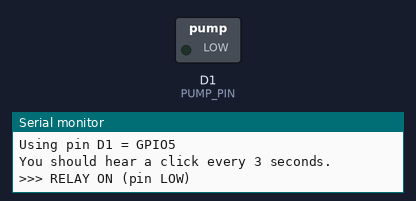
A sketch run on a simulated ESP8266 (NodeMCU). On the bench: switched loads named in the sketch (green lamp = pin HIGH), the last lines printed to the serial monitor.

Above: at 2.5 s.
At 5.5 s:
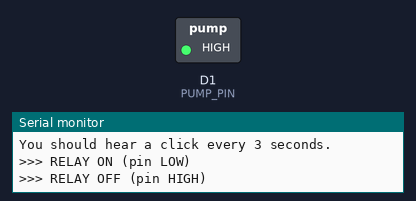
Timing chart, 0 to 8.8 s (numbered marks = the images above):
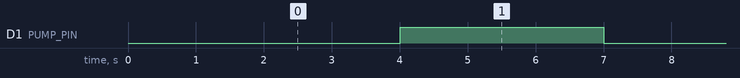

The sketch:

relay_test.ino
```cpp
/*
 * Simple Relay Test - Upload this to verify your relay wiring
 * Should click ON/OFF every 3 seconds
 */

#define PUMP_PIN D1  // GPIO5

void setup() {
  Serial.begin(115200);
  delay(1000);

  pinMode(PUMP_PIN, OUTPUT);
  digitalWrite(PUMP_PIN, HIGH);  // Start OFF (active LOW relay)

  Serial.println("Relay test starting...");
  Serial.printf("Using pin D1 = GPIO%d\n", PUMP_PIN);
  Serial.println("You should hear a click every 3 seconds.");
}

void loop() {
  Serial.println(">>> RELAY ON (pin LOW)");
  digitalWrite(PUMP_PIN, LOW);
  delay(3000);

  Serial.println(">>> RELAY OFF (pin HIGH)");
  digitalWrite(PUMP_PIN, HIGH);
  delay(3000);
}
```

Measured:
- by itself, D1 (PUMP_PIN): alternates HIGH for 3.0 s and LOW for 3.0 s
